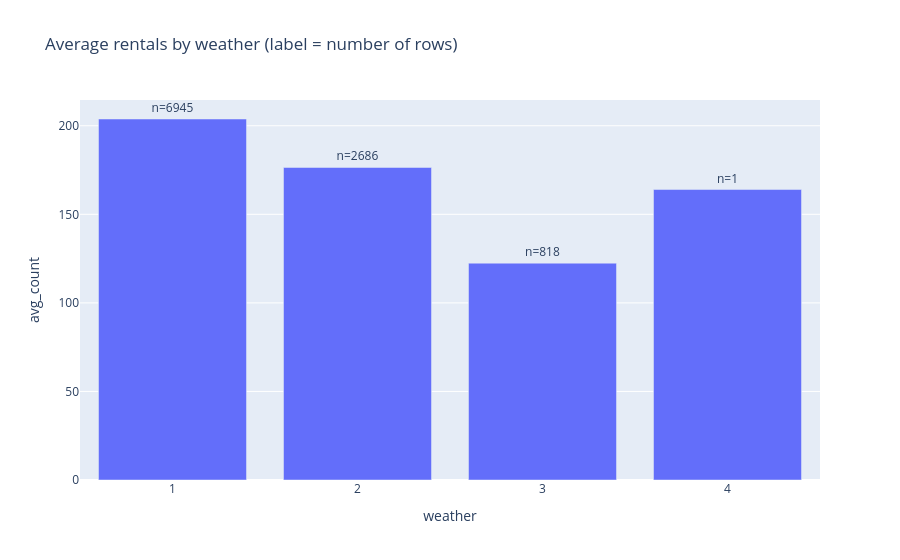

Source (notebook cell):
### Markdown cell above
**Observation**

- Registered riders create the commute double-peak on working days (a peak near 466 at 17:00, another around 08:00) - this looks like people travelling to and from work.
- Casual riders barely register on working days but drive a single midday hump on non-working days (peak near 159 at 14:00) - more like weekend leisure trips.
- `count` is simply casual + registered, so these two groups explain the hour-by-working-day pattern. Note both columns are missing from the test set, so they help understanding only and cannot be used as model features.

### Code cell
# Demand vs weather, with how often each weather occurs

weather = train.groupby('weather', as_index=False).agg(
    avg_count=('count', 'mean'), rows=('count', 'size'))
fig = px.bar(weather, x='weather', y='avg_count', text='rows',
             title='Average rentals by weather (label = number of rows)')
fig.update_traces(texttemplate='n=%{text}', textposition='outside')
fig.update_layout(xaxis=dict(tickmode='linear', dtick=1))
fig.show()

### Figure 1 — Plotly figure (JSON) as saved in the notebook; plotly's stock layout.template omitted (floating-point values rounded to 4 significant figures)
{"data": [{"hovertemplate": "weather=%{x}<br>avg_count=%{y}<br>rows=%{text}<extra></extra>", "legendgroup": "", "marker": {"color": "#636efa", "pattern": {"shape": ""}}, "name": "", "orientation": "v", "showlegend": false, "text": [6945.0, 2686.0, 818.0, 1.0], "textposition": "outside", "texttemplate": "n=%{text}", "type": "bar", "x": [1, 2, 3, 4], "xaxis": "x", "y": [203.8, 176.5, 122.4, 164.0], "yaxis": "y"}], "layout": {"barmode": "relative", "legend": {"tracegroupgap": 0}, "title": {"text": "Average rentals by weather (label = number of rows)"}, "xaxis": {"anchor": "y", "domain": [0, 1], "dtick": 1, "tickmode": "linear", "title": {"text": "weather"}}, "yaxis": {"anchor": "x", "domain": [0, 1], "title": {"text": "avg_count"}}}}
